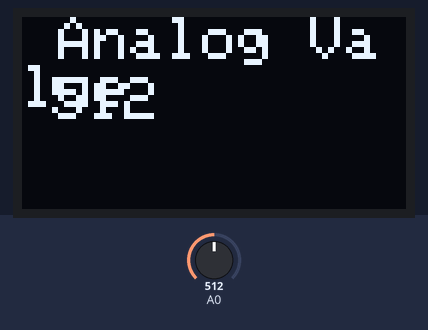
The sketch below on a simulated Arduino Uno, built with avr-gcc and run on an emulated ATmega328P. Parts: 128×64 one-colour display. The inputs (shaded band) are chosen by the test bench; at power-on: A0 = 512. What the sketch prints to the serial monitor is not drawn.

Above: at 1.8 s.
1.9 s: A0 set to 716
At 3.3 s:
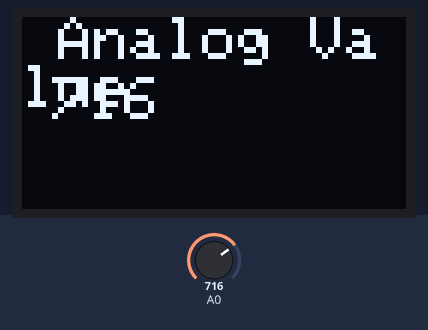
3.6 s: A0 set to 900
At 4.8 s:
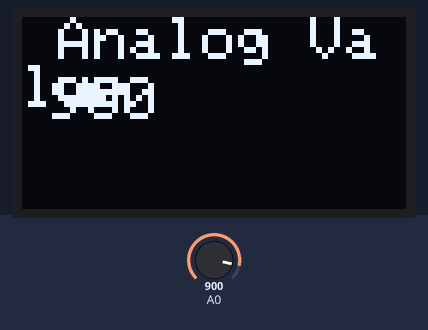
5.6 s: A0 set to 1023
At 7.2 s:
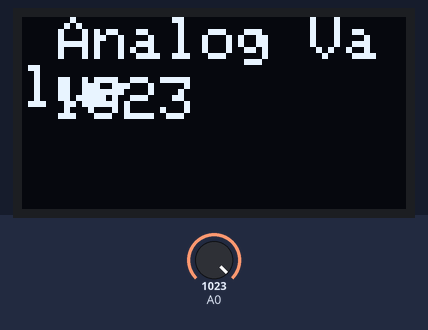
Timing chart, 0 to 8.7 s (numbered marks = the images above; inputs shaded):
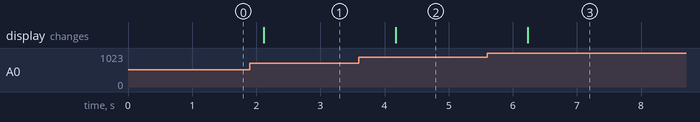

The sketch:

testOLED_analogread-2.ino
```cpp
#include <SPI.h>
#include <Wire.h>
#include <Adafruit_GFX.h>
#include <Adafruit_SSD1306.h>
#define OLED_RESET 16
Adafruit_SSD1306 display(OLED_RESET);
int val;
void setup() {
  Serial.begin(9600);
  display.begin(SSD1306_SWITCHCAPVCC, 0x3c); //สั่งให้จอ OLED เริ่มทำงานที่ Address 0x3C
  display.clearDisplay(); // ลบภาพในหน้าจอทั้งหมด
  display.setTextSize(1); // กำหนดขนาดตัวอักษร
  display.setTextColor(WHITE);
  display.setCursor(0,0); // กำหนดตำแหน่ง x,y ที่จะแสดงผล
  /*
  display.println(" KMUTNB ");
  display.setCursor(0,10);
  display.setTextSize(2);
  display.setTextColor(BLACK, WHITE); //กำหนดข้อความสีขาว ฉากหลังสีดำ
  display.println(" Myarduino");
  display.setCursor(0,32);
  display.setTextSize(1);
  display.setTextColor(WHITE);
  display.println("128 x 64 Pixels 0.96");
  display.setCursor(0,48);
  display.setTextSize(1);
  display.setTextColor(WHITE);
  display.println(" www.myarduino.net "); // แสดงผลข้อความ www.Myarduino.net
  display.display();
  */
}
void loop() {

  val = analogRead(A0) ;

  Serial.print("Analog Value = ");
  Serial.println(val);


  display.clearDisplay(); // ลบภาพในหน้าจอทั้งหมด
  display.setTextSize(2); // กำหนดขนาดตัวอักษร
  display.setTextColor(WHITE);

  display.setCursor(0,0); //
  display.setTextSize(2);
  display.setTextColor(WHITE);
  display.println(" Analog Value ");

  display.setCursor(10,20);
  display.setTextSize(2);
  display.setTextColor(WHITE);
  display.println(val);
  display.display();

  delay(1000);

}
```

Measured:
- after the input at 1.9 s, the display: changes after 0.22 s (image 1)
- after the input at 3.6 s, the display: changes after 0.57 s (image 2)
- after the input at 5.6 s, the display: changes after 0.63 s (image 3)
